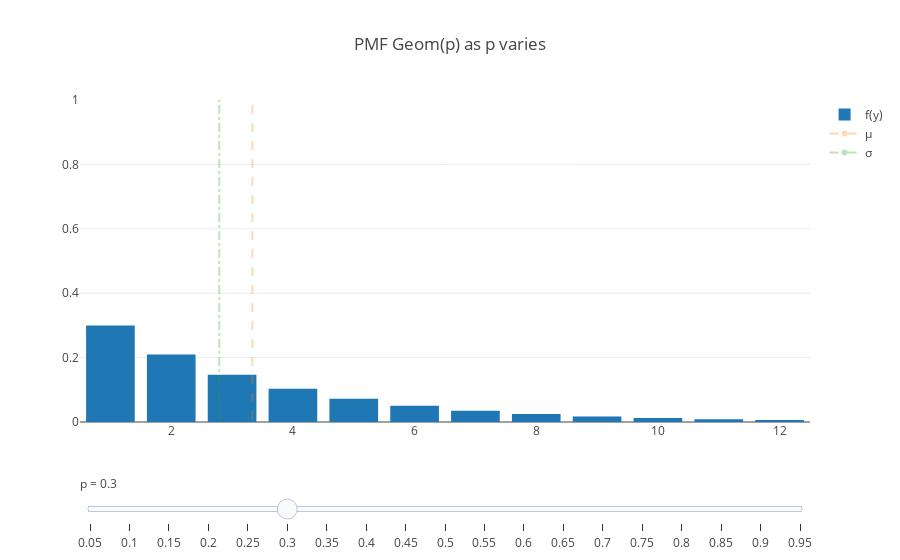

The notebook cell this image was saved under:
### Markdown cell above
# Geometric 

Recall that the pmf of $Y \sim Geom(p)$ for $p \in [0,1]$ is given by $f(y) = (1-p)^{y-1}p$, for $y = 1, 2 \dots$. 

$E[Y] = \frac{1}{p}$ and $Var[Y] = \frac{1-p}{p^2}$.

## PMF as $p$ varies

### Code cell
p_range = np.arange(0.05,1.,0.05)

hist = [dict(
    visible = False,
    type = 'bar',
    name = 'f(y)',
    x = np.arange(geom.ppf(0.01,p), geom.ppf(0.99,p)),
    y = geom.pmf(np.arange(geom.ppf(0.01,p), geom.ppf(0.99,p)),p)) for p in p_range]

linesmu = [dict(
    visible = False,
    type = 'scatter',
    name = 'µ',
    line = dict(dash = 'dash'),
    opacity = 0.3,
    x=[1/p, 1/p],
    y=[-10,10]) for p in p_range]

linessig = [dict(
    visible = False,
    type = 'scatter',
    name = 'σ',
    line = dict(dash = 'dashdot'),
    opacity = 0.3,
    x=[np.sqrt((1-p)/p**2), np.sqrt((1-p)/p**2)],
    y=[-10,10]) for p in p_range]

data = []
data = hist + linesmu + linessig

steps = []
for i in range(len(p_range)):
    step = dict(
        method = 'restyle',
        args = ['visible', [False] * len(data)],
        label = str(p_range[i])
    )
    step['args'][1][i] = True # Toggle i'th trace to "visible"
    step['args'][1][len(p_range) + i] = True # Toggle i'th trace to "visible"
    step['args'][1][2*len(p_range) + i] = True # Toggle i'th trace to "visible"
    steps.append(step)

i = 5
data[i]['visible'] = True    
data[len(p_range) + i]['visible'] = True   
data[2*len(p_range) + i]['visible'] = True   

sliders = [ dict(
    active = i,
    currentvalue = {"prefix": "p = "},
    pad = {"t": 50},
    steps = steps
) ]


layout = dict(sliders=sliders, 
              title='PMF Geom(p) as p varies',
              yaxis=dict(
                  autorange=False,
                  range=[0, 1]
              ))

fig = dict(data=data, layout=layout)

offline.iplot(fig, filename='Geom_var')

### Figure 1 — Plotly figure (JSON) as saved in the notebook; plotly's stock layout.template omitted (floating-point values rounded to 4 significant figures)
{"data": [{"name": "f(y)", "type": "bar", "visible": false, "x": [1, 2, 3, 4, 5, 6, 7, 8, 9, 10, 11, 12, 13, 14, 15, 16, 17, 18, 19, 20, 21, 22, 23, 24, 25, 26, 27, 28, 29, 30, 31, 32, 33, 34, 35, 36, 37, 38, 39, 40, 41, 42, 43, 44, 45, 46, 47, 48, 49, 50, 51, 52, 53, 54, 55, 56, 57, 58, 59, 60, 61, 62, 63, 64, 65, 66, 67, 68, 69, 70, 71, 72, 73, 74, 75, 76, 77, 78, 79, 80, 81, 82, 83, 84, 85, 86, 87, 88, 89], "y": [0.05, 0.0475, 0.04512, 0.04287, 0.04073, 0.03869, 0.03675, 0.03492, 0.03317, 0.03151, 0.02994, 0.02844, 0.02702, 0.02567, 0.02438, 0.02316, 0.02201, 0.02091, 0.01986, 0.01887, 0.01792, 0.01703, 0.01618, 0.01537, 0.0146, 0.01387, 0.01318, 0.01252, 0.01189, 0.0113, 0.01073, 0.0102, 0.009686, 0.009201, 0.008741, 0.008304, 0.007889, 0.007495, 0.00712, 0.006764, 0.006426, 0.006104, 0.005799, 0.005509, 0.005234, 0.004972, 0.004723, 0.004487, 0.004263, 0.00405, 0.003847, 0.003655, 0.003472, 0.003299, 0.003134, 0.002977, 0.002828, 0.002687, 0.002552, 0.002425, 0.002303, 0.002188, 0.002079, 0.001975, 0.001876, 0.001782, 0.001693, 0.001609, 0.001528, 0.001452, 0.001379, 0.00131, 0.001245, 0.001182, 0.001123, 0.001067, 0.001014, 0.0009631, 0.000915, 0.0008692, 0.0008258, 0.0007845, 0.0007453, 0.000708, 0.0006726, 0.000639, 0.000607, 0.0005767, 0.0005478]}, {"name": "f(y)", "type": "bar", "visible": false, "x": [1, 2, 3, 4, 5, 6, 7, 8, 9, 10, 11, 12, 13, 14, 15, 16, 17, 18, 19, 20, 21, 22, 23, 24, 25, 26, 27, 28, 29, 30, 31, 32, 33, 34, 35, 36, 37, 38, 39, 40, 41, 42, 43], "y": [0.1, 0.09, 0.081, 0.0729, 0.06561, 0.05905, 0.05314, 0.04783, 0.04305, 0.03874, 0.03487, 0.03138, 0.02824, 0.02542, 0.02288, 0.02059, 0.01853, 0.01668, 0.01501, 0.01351, 0.01216, 0.01094, 0.009848, 0.008863, 0.007977, 0.007179, 0.006461, 0.005815, 0.005233, 0.00471, 0.004239, 0.003815, 0.003434, 0.00309, 0.002781, 0.002503, 0.002253, 0.002028, 0.001825, 0.001642, 0.001478, 0.00133, 0.001197]}, {"name": "f(y)", "type": "bar", "visible": false, "x": [1, 2, 3, 4, 5, 6, 7, 8, 9, 10, 11, 12, 13, 14, 15, 16, 17, 18, 19, 20, 21, 22, 23, 24, 25, 26, 27, 28], "y": [0.15, 0.1275, 0.1084, 0.09212, 0.0783, 0.06656, 0.05657, 0.04809, 0.04087, 0.03474, 0.02953, 0.0251, 0.02134, 0.01814, 0.01542, 0.0131, 0.01114, 0.009467, 0.008047, 0.00684, 0.005814, 0.004942, 0.004201, 0.00357, 0.003035, 0.00258, 0.002193, 0.001864]}, {"name": "f(y)", "type": "bar", "visible": false, "x": [1, 2, 3, 4, 5, 6, 7, 8, 9, 10, 11, 12, 13, 14, 15, 16, 17, 18, 19, 20], "y": [0.2, 0.16, 0.128, 0.1024, 0.08192, 0.06554, 0.05243, 0.04194, 0.03355, 0.02684, 0.02147, 0.01718, 0.01374, 0.011, 0.008796, 0.007037, 0.005629, 0.004504, 0.003603, 0.002882]}, {"name": "f(y)", "type": "bar", "visible": false, "x": [1, 2, 3, 4, 5, 6, 7, 8, 9, 10, 11, 12, 13, 14, 15, 16], "y": [0.25, 0.1875, 0.1406, 0.1055, 0.0791, 0.05933, 0.04449, 0.03337, 0.02503, 0.01877, 0.01408, 0.01056, 0.007919, 0.005939, 0.004454, 0.003341]}, {"name": "f(y)", "type": "bar", "visible": true, "x": [1, 2, 3, 4, 5, 6, 7, 8, 9, 10, 11, 12], "y": [0.3, 0.21, 0.147, 0.1029, 0.07203, 0.05042, 0.03529, 0.02471, 0.01729, 0.01211, 0.008474, 0.005932]}, {"name": "f(y)", "type": "bar", "visible": false, "x": [1, 2, 3, 4, 5, 6, 7, 8, 9, 10], "y": [0.35, 0.2275, 0.1479, 0.09612, 0.06248, 0.04061, 0.0264, 0.01716, 0.01115, 0.007249]}, {"name": "f(y)", "type": "bar", "visible": false, "x": [1, 2, 3, 4, 5, 6, 7, 8, 9], "y": [0.4, 0.24, 0.144, 0.0864, 0.05184, 0.0311, 0.01866, 0.0112, 0.006718]}, {"name": "f(y)", "type": "bar", "visible": false, "x": [1, 2, 3, 4, 5, 6, 7], "y": [0.45, 0.2475, 0.1361, 0.07487, 0.04118, 0.02265, 0.01246]}, {"name": "f(y)", "type": "bar", "visible": false, "x": [1, 2, 3, 4, 5, 6], "y": [0.5, 0.25, 0.125, 0.0625, 0.03125, 0.01562]}, {"name": "f(y)", "type": "bar", "visible": false, "x": [1, 2, 3, 4, 5], "y": [0.55, 0.2475, 0.1114, 0.05012, 0.02255]}, {"name": "f(y)", "type": "bar", "visible": false, "x": [1, 2, 3, 4, 5], "y": [0.6, 0.24, 0.096, 0.0384, 0.01536]}, {"name": "f(y)", "type": "bar", "visible": false, "x": [1, 2, 3, 4], "y": [0.65, 0.2275, 0.07962, 0.02787]}, {"name": "f(y)", "type": "bar", "visible": false, "x": [1, 2, 3], "y": [0.7, 0.21, 0.063]}, {"name": "f(y)", "type": "bar", "visible": false, "x": [1, 2, 3], "y": [0.75, 0.1875, 0.04687]}, {"name": "f(y)", "type": "bar", "visible": false, "x": [1, 2], "y": [0.8, 0.16]}, {"name": "f(y)", "type": "bar", "visible": false, "x": [1, 2], "y": [0.85, 0.1275]}, {"name": "f(y)", "type": "bar", "visible": false, "x": [1], "y": [0.9]}, {"name": "f(y)", "type": "bar", "visible": false, "x": [1], "y": [0.95]}, {"line": {"dash": "dash"}, "name": "µ", "opacity": 0.3, "type": "scatter", "visible": false, "x": [20, 20], "y": [-10, 10]}, {"line": {"dash": "dash"}, "name": "µ", "opacity": 0.3, "type": "scatter", "visible": false, "x": [10, 10], "y": [-10, 10]}, {"line": {"dash": "dash"}, "name": "µ", "opacity": 0.3, "type": "scatter", "visible": false, "x": [6.667, 6.667], "y": [-10, 10]}, {"line": {"dash": "dash"}, "name": "µ", "opacity": 0.3, "type": "scatter", "visible": false, "x": [5, 5], "y": [-10, 10]}, {"line": {"dash": "dash"}, "name": "µ", "opacity": 0.3, "type": "scatter", "visible": false, "x": [4, 4], "y": [-10, 10]}, {"line": {"dash": "dash"}, "name": "µ", "opacity": 0.3, "type": "scatter", "visible": true, "x": [3.333, 3.333], "y": [-10, 10]}, {"line": {"dash": "dash"}, "name": "µ", "opacity": 0.3, "type": "scatter", "visible": false, "x": [2.857, 2.857], "y": [-10, 10]}, {"line": {"dash": "dash"}, "name": "µ", "opacity": 0.3, "type": "scatter", "visible": false, "x": [2.5, 2.5], "y": [-10, 10]}, {"line": {"dash": "dash"}, "name": "µ", "opacity": 0.3, "type": "scatter", "visible": false, "x": [2.222, 2.222], "y": [-10, 10]}, {"line": {"dash": "dash"}, "name": "µ", "opacity": 0.3, "type": "scatter", "visible": false, "x": [2, 2], "y": [-10, 10]}, {"line": {"dash": "dash"}, "name": "µ", "opacity": 0.3, "type": "scatter", "visible": false, "x": [1.818, 1.818], "y": [-10, 10]}, {"line": {"dash": "dash"}, "name": "µ", "opacity": 0.3, "type": "scatter", "visible": false, "x": [1.667, 1.667], "y": [-10, 10]}, {"line": {"dash": "dash"}, "name": "µ", "opacity": 0.3, "type": "scatter", "visible": false, "x": [1.538, 1.538], "y": [-10, 10]}, {"line": {"dash": "dash"}, "name": "µ", "opacity": 0.3, "type": "scatter", "visible": false, "x": [1.429, 1.429], "y": [-10, 10]}, {"line": {"dash": "dash"}, "name": "µ", "opacity": 0.3, "type": "scatter", "visible": false, "x": [1.333, 1.333], "y": [-10, 10]}, {"line": {"dash": "dash"}, "name": "µ", "opacity": 0.3, "type": "scatter", "visible": false, "x": [1.25, 1.25], "y": [-10, 10]}, {"line": {"dash": "dash"}, "name": "µ", "opacity": 0.3, "type": "scatter", "visible": false, "x": [1.176, 1.176], "y": [-10, 10]}, {"line": {"dash": "dash"}, "name": "µ", "opacity": 0.3, "type": "scatter", "visible": false, "x": [1.111, 1.111], "y": [-10, 10]}, {"line": {"dash": "dash"}, "name": "µ", "opacity": 0.3, "type": "scatter", "visible": false, "x": [1.053, 1.053], "y": [-10, 10]}, {"line": {"dash": "dashdot"}, "name": "σ", "opacity": 0.3, "type": "scatter", "visible": false, "x": [19.49, 19.49], "y": [-10, 10]}, {"line": {"dash": "dashdot"}, "name": "σ", "opacity": 0.3, "type": "scatter", "visible": false, "x": [9.487, 9.487], "y": [-10, 10]}, {"line": {"dash": "dashdot"}, "name": "σ", "opacity": 0.3, "type": "scatter", "visible": false, "x": [6.146, 6.146], "y": [-10, 10]}, {"line": {"dash": "dashdot"}, "name": "σ", "opacity": 0.3, "type": "scatter", "visible": false, "x": [4.472, 4.472], "y": [-10, 10]}, {"line": {"dash": "dashdot"}, "name": "σ", "opacity": 0.3, "type": "scatter", "visible": false, "x": [3.464, 3.464], "y": [-10, 10]}, {"line": {"dash": "dashdot"}, "name": "σ", "opacity": 0.3, "type": "scatter", "visible": true, "x": [2.789, 2.789], "y": [-10, 10]}, {"line": {"dash": "dashdot"}, "name": "σ", "opacity": 0.3, "type": "scatter", "visible": false, "x": [2.304, 2.304], "y": [-10, 10]}, {"line": {"dash": "dashdot"}, "name": "σ", "opacity": 0.3, "type": "scatter", "visible": false, "x": [1.936, 1.936], "y": [-10, 10]}, {"line": {"dash": "dashdot"}, "name": "σ", "opacity": 0.3, "type": "scatter", "visible": false, "x": [1.648, 1.648], "y": [-10, 10]}, {"line": {"dash": "dashdot"}, "name": "σ", "opacity": 0.3, "type": "scatter", "visible": false, "x": [1.414, 1.414], "y": [-10, 10]}, {"line": {"dash": "dashdot"}, "name": "σ", "opacity": 0.3, "type": "scatter", "visible": false, "x": [1.22, 1.22], "y": [-10, 10]}, {"line": {"dash": "dashdot"}, "name": "σ", "opacity": 0.3, "type": "scatter", "visible": false, "x": [1.054, 1.054], "y": [-10, 10]}, {"line": {"dash": "dashdot"}, "name": "σ", "opacity": 0.3, "type": "scatter", "visible": false, "x": [0.9102, 0.9102], "y": [-10, 10]}, {"line": {"dash": "dashdot"}, "name": "σ", "opacity": 0.3, "type": "scatter", "visible": false, "x": [0.7825, 0.7825], "y": [-10, 10]}, {"line": {"dash": "dashdot"}, "name": "σ", "opacity": 0.3, "type": "scatter", "visible": false, "x": [0.6667, 0.6667], "y": [-10, 10]}, {"line": {"dash": "dashdot"}, "name": "σ", "opacity": 0.3, "type": "scatter", "visible": false, "x": [0.559, 0.559], "y": [-10, 10]}, {"line": {"dash": "dashdot"}, "name": "σ", "opacity": 0.3, "type": "scatter", "visible": false, "x": [0.4556, 0.4556], "y": [-10, 10]}, {"line": {"dash": "dashdot"}, "name": "σ", "opacity": 0.3, "type": "scatter", "visible": false, "x": [0.3514, 0.3514], "y": [-10, 10]}, {"line": {"dash": "dashdot"}, "name": "σ", "opacity": 0.3, "type": "scatter", "visible": false, "x": [0.2354, 0.2354], "y": [-10, 10]}], "layout": {"sliders": [{"active": 5, "currentvalue": {"prefix": "p = "}, "pad": {"t": 50}, "steps": [{"args": ["visible", [true, false, false, false, false, false, false, false, false, false, false, false, false, false, false, false, false, false, false, true, false, false, false, false, false, false, false, false, false, false, false, false, false, false, false, false, false, false, true, false, false, false, false, false, false, false, false, false, false, false, false, false, false, false, false, false, false]], "label": "0.05", "method": "restyle"}, {"args": ["visible", [false, true, false, false, false, false, false, false, false, false, false, false, false, false, false, false, false, false, false, false, true, false, false, false, false, false, false, false, false, false, false, false, false, false, false, false, false, false, false, true, false, false, false, false, false, false, false, false, false, false, false, false, false, false, false, false, false]], "label": "0.1", "method": "restyle"}, {"args": ["visible", [false, false, true, false, false, false, false, false, false, false, false, false, false, false, false, false, false, false, false, false, false, true, false, false, false, false, false, false, false, false, false, false, false, false, false, false, false, false, false, false, true, false, false, false, false, false, false, false, false, false, false, false, false, false, false, false, false]], "label": "0.15", "method": "restyle"}, {"args": ["visible", [false, false, false, true, false, false, false, false, false, false, false, false, false, false, false, false, false, false, false, false, false, false, true, false, false, false, false, false, false, false, false, false, false, false, false, false, false, false, false, false, false, true, false, false, false, false, false, false, false, false, false, false, false, false, false, false, false]], "label": "0.2", "method": "restyle"}, {"args": ["visible", [false, false, false, false, true, false, false, false, false, false, false, false, false, false, false, false, false, false, false, false, false, false, false, true, false, false, false, false, false, false, false, false, false, false, false, false, false, false, false, false, false, false, true, false, false, false, false, false, false, false, false, false, false, false, false, false, false]], "label": "0.25", "method": "restyle"}, {"args": ["visible", [false, false, false, false, false, true, false, false, false, false, false, false, false, false, false, false, false, false, false, false, false, false, false, false, true, false, false, false, false, false, false, false, false, false, false, false, false, false, false, false, false, false, false, true, false, false, false, false, false, false, false, false, false, false, false, false, false]], "label": "0.3", "method": "restyle"}, {"args": ["visible", [false, false, false, false, false, false, true, false, false, false, false, false, false, false, false, false, false, false, false, false, false, false, false, false, false, true, false, false, false, false, false, false, false, false, false, false, false, false, false, false, false, false, false, false, true, false, false, false, false, false, false, false, false, false, false, false, false]], "label": "0.35", "method": "restyle"}, {"args": ["visible", [false, false, false, false, false, false, false, true, false, false, false, false, false, false, false, false, false, false, false, false, false, false, false, false, false, false, true, false, false, false, false, false, false, false, false, false, false, false, false, false, false, false, false, false, false, true, false, false, false, false, false, false, false, false, false, false, false]], "label": "0.4", "method": "restyle"}, {"args": ["visible", [false, false, false, false, false, false, false, false, true, false, false, false, false, false, false, false, false, false, false, false, false, false, false, false, false, false, false, true, false, false, false, false, false, false, false, false, false, false, false, false, false, false, false, false, false, false, true, false, false, false, false, false, false, false, false, false, false]], "label": "0.45", "method": "restyle"}, {"args": ["visible", [false, false, false, false, false, false, false, false, false, true, false, false, false, false, false, false, false, false, false, false, false, false, false, false, false, false, false, false, true, false, false, false, false, false, false, false, false, false, false, false, false, false, false, false, false, false, false, true, false, false, false, false, false, false, false, false, false]], "label": "0.5", "method": "restyle"}, {"args": ["visible", [false, false, false, false, false, false, false, false, false, false, true, false, false, false, false, false, false, false, false, false, false, false, false, false, false, false, false, false, false, true, false, false, false, false, false, false, false, false, false, false, false, false, false, false, false, false, false, false, true, false, false, false, false, false, false, false, false]], "label": "0.55", "method": "restyle"}, {"args": ["visible", [false, false, false, false, false, false, false, false, false, false, false, true, false, false, false, false, false, false, false, false, false, false, false, false, false, false, false, false, false, false, true, false, false, false, false, false, false, false, false, false, false, false, false, false, false, false, false, false, false, true, false, false, false, false, false, false, false]], "label": "0.6", "method": "restyle"}, {"args": ["visible", [false, false, false, false, false, false, false, false, false, false, false, false, true, false, false, false, false, false, false, false, false, false, false, false, false, false, false, false, false, false, false, true, false, false, false, false, false, false, false, false, false, false, false, false, false, false, false, false, false, false, true, false, false, false, false, false, false]], "label": "0.65", "method": "restyle"}, {"args": ["visible", [false, false, false, false, false, false, false, false, false, false, false, false, false, true, false, false, false, false, false, false, false, false, false, false, false, false, false, false, false, false, false, false, true, false, false, false, false, false, false, false, false, false, false, false, false, false, false, false, false, false, false, true, false, false, false, false, false]], "label": "0.7", "method": "restyle"}, {"args": ["visible", [false, false, false, false, false, false, false, false, false, false, false, false, false, false, true, false, false, false, false, false, false, false, false, false, false, false, false, false, false, false, false, false, false, true, false, false, false, false, false, false, false, false, false, false, false, false, false, false, false, false, false, false, true, false, false, false, false]], "label": "0.75", "method": "restyle"}, {"args": ["visible", [false, false, false, false, false, false, false, false, false, false, false, false, false, false, false, true, false, false, false, false, false, false, false, false, false, false, false, false, false, false, false, false, false, false, true, false, false, false, false, false, false, false, false, false, false, false, false, false, false, false, false, false, false, true, false, false, false]], "label": "0.8", "method": "restyle"}, {"args": ["visible", [false, false, false, false, false, false, false, false, false, false, false, false, false, false, false, false, true, false, false, false, false, false, false, false, false, false, false, false, false, false, false, false, false, false, false, true, false, false, false, false, false, false, false, false, false, false, false, false, false, false, false, false, false, false, true, false, false]], "label": "0.85", "method": "restyle"}, {"args": ["visible", [false, false, false, false, false, false, false, false, false, false, false, false, false, false, false, false, false, true, false, false, false, false, false, false, false, false, false, false, false, false, false, false, false, false, false, false, true, false, false, false, false, false, false, false, false, false, false, false, false, false, false, false, false, false, false, true, false]], "label": "0.9", "method": "restyle"}, {"args": ["visible", [false, false, false, false, false, false, false, false, false, false, false, false, false, false, false, false, false, false, true, false, false, false, false, false, false, false, false, false, false, false, false, false, false, false, false, false, false, true, false, false, false, false, false, false, false, false, false, false, false, false, false, false, false, false, false, false, true]], "label": "0.95", "method": "restyle"}]}], "title": "PMF Geom(p) as p varies", "yaxis": {"autorange": false, "range": [0, 1]}}}
